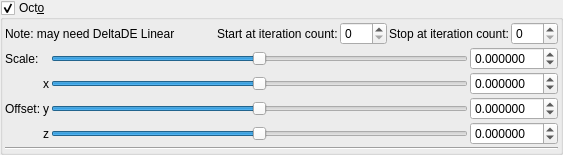
    <widget class="MyGroupBox" name="groupCheck_transf_function_enabledD_false">
     <property name="toolTip">
      <string/>
     </property>
     <property name="title">
      <string>Oct&amp;o</string>
     </property>
     <property name="checkable">
      <bool>true</bool>
     </property>
     <layout class="QVBoxLayout" name="verticalLayout_33" stretch="0,0,0">
      <property name="spacing">
       <number>2</number>
      </property>
      <property name="leftMargin">
       <number>2</number>
      </property>
      <property name="topMargin">
       <number>2</number>
      </property>
      <property name="rightMargin">
       <number>2</number>
      </property>
      <property name="bottomMargin">
       <number>2</number>
      </property>
      <item>
       <layout class="QGridLayout" name="gridLayout_70">
        <property name="spacing">
         <number>2</number>
        </property>
        <item row="1" column="2">
         <widget class="QLabel" name="label_253">
          <property name="text">
           <string>Start at iteration count:</string>
          </property>
         </widget>
        </item>
        <item row="1" column="3">
         <widget class="MySpinBox" name="spinboxInt_transf_start_iterations_D">
          <property name="sizePolicy">
           <sizepolicy hsizetype="Minimum" vsizetype="Maximum">
            <horstretch>0</horstretch>
            <verstretch>0</verstretch>
           </sizepolicy>
          </property>
          <property name="minimum">
           <number>0</number>
          </property>
          <property name="maximum">
           <number>999</number>
          </property>
          <property name="value">
           <number>0</number>
          </property>
         </widget>
        </item>
        <item row="1" column="6">
         <widget class="MySpinBox" name="spinboxInt_transf_stop_iterations_D">
          <property name="sizePolicy">
           <sizepolicy hsizetype="Preferred" vsizetype="Maximum">
            <horstretch>0</horstretch>
            <verstretch>0</verstretch>
           </sizepolicy>
          </property>
          <property name="maximum">
           <number>999</number>
          </property>
         </widget>
        </item>
        <item row="1" column="1">
         <spacer name="horizontalSpacer_48">
          <property name="orientation">
           <enum>Qt::Horizontal</enum>
          </property>
          <property name="sizeHint" stdset="0">
           <size>
            <width>40</width>
            <height>20</height>
           </size>
          </property>
         </spacer>
        </item>
        <item row="1" column="5">
         <widget class="QLabel" name="label_252">
          <property name="text">
           <string>Stop at iteration count:</string>
          </property>
         </widget>
        </item>
        <item row="1" column="0">
         <widget class="QLabel" name="label_264">
          <property name="text">
           <string>Note: may need DeltaDE Linear</string>
          </property>
         </widget>
        </item>
       </layout>
      </item>
      <item>
       <layout class="QGridLayout" name="gridLayout_71">
        <property name="spacing">
         <number>2</number>
        </property>
        <item row="2" column="3">
         <widget class="MyDoubleSpinBox" name="spinbox3_transf_offset_100_y">
          <property name="sizePolicy">
           <sizepolicy hsizetype="Minimum" vsizetype="Maximum">
            <horstretch>0</horstretch>
            <verstretch>0</verstretch>
           </sizepolicy>
          </property>
          <property name="prefix">
           <string/>
          </property>
          <property name="suffix">
           <string/>
          </property>
          <property name="decimals">
           <number>6</number>
          </property>
          <property name="minimum">
           <double>-99.989999999999995</double>
          </property>
          <property name="maximum">
           <double>99.989999999999995</double>
          </property>
          <property name="singleStep">
           <double>0.100000000000000</double>
          </property>
         </widget>
        </item>
        <item row="1" column="1">
         <widget class="QLabel" name="label_143">
          <property name="sizePolicy">
           <sizepolicy hsizetype="Preferred" vsizetype="Preferred">
            <horstretch>0</horstretch>
            <verstretch>0</verstretch>
           </sizepolicy>
          </property>
          <property name="text">
           <string notr="true">x</string>
          </property>
          <property name="alignment">
           <set>Qt::AlignRight|Qt::AlignTrailing|Qt::AlignVCenter</set>
          </property>
         </widget>
        </item>
        <item row="0" column="2">
         <widget class="QSlider" name="slider_transf_scaleA_2">
          <property name="sizePolicy">
           <sizepolicy hsizetype="Expanding" vsizetype="Maximum">
            <horstretch>0</horstretch>
            <verstretch>0</verstretch>
           </sizepolicy>
          </property>
          <property name="minimum">
           <number>-10000000</number>
          </property>
          <property name="maximum">
           <number>10000000</number>
          </property>
          <property name="value">
           <number>0</number>
          </property>
          <property name="sliderPosition">
           <number>0</number>
          </property>
          <property name="orientation">
           <enum>Qt::Horizontal</enum>
          </property>
         </widget>
        </item>
        <item row="3" column="1">
         <widget class="QLabel" name="label_148">
          <property name="sizePolicy">
           <sizepolicy hsizetype="Preferred" vsizetype="Preferred">
            <horstretch>0</horstretch>
            <verstretch>0</verstretch>
           </sizepolicy>
          </property>
          <property name="text">
           <string notr="true">z</string>
          </property>
          <property name="alignment">
           <set>Qt::AlignRight|Qt::AlignTrailing|Qt::AlignVCenter</set>
          </property>
         </widget>
        </item>
        <item row="0" column="0">
         <widget class="QLabel" name="label_263">
          <property name="text">
           <string>Scale:</string>
          </property>
         </widget>
        </item>
        <item row="0" column="3">
         <widget class="MyDoubleSpinBox" name="spinbox_transf_scaleA_2">
          <property name="sizePolicy">
           <sizepolicy hsizetype="Minimum" vsizetype="Maximum">
            <horstretch>0</horstretch>
            <verstretch>0</verstretch>
           </sizepolicy>
          </property>
          <property name="prefix">
           <string/>
          </property>
          <property name="suffix">
           <string/>
          </property>
          <property name="decimals">
           <number>6</number>
          </property>
          <property name="minimum">
           <double>-99.989999999999995</double>
          </property>
          <property name="maximum">
           <double>99.989999999999995</double>
          </property>
          <property name="singleStep">
           <double>0.100000000000000</double>
          </property>
         </widget>
        </item>
        <item row="3" column="2">
         <widget class="QSlider" name="slider3_transf_offset_100_z">
          <property name="sizePolicy">
           <sizepolicy hsizetype="Expanding" vsizetype="Maximum">
            <horstretch>0</horstretch>
            <verstretch>0</verstretch>
           </sizepolicy>
          </property>
          <property name="minimum">
           <number>-5000000</number>
          </property>
          <property name="maximum">
           <number>5000000</number>
          </property>
          <property name="singleStep">
           <number>1</number>
          </property>
          <property name="orientation">
           <enum>Qt::Horizontal</enum>
          </property>
         </widget>
        </item>
        <item row="2" column="2">
         <widget class="QSlider" name="slider3_transf_offset_100_y">
          <property name="sizePolicy">
           <sizepolicy hsizetype="Expanding" vsizetype="Maximum">
            <horstretch>0</horstretch>
            <verstretch>0</verstretch>
           </sizepolicy>
          </property>
          <property name="minimum">
           <number>-5000000</number>
          </property>
          <property name="maximum">
           <number>5000000</number>
          </property>
          <property name="singleStep">
           <number>1</number>
          </property>
          <property name="orientation">
           <enum>Qt::Horizontal</enum>
          </property>
         </widget>
        </item>
        <item row="1" column="3">
         <widget class="MyDoubleSpinBox" name="spinbox3_transf_offset_100_x">
          <property name="sizePolicy">
           <sizepolicy hsizetype="Minimum" vsizetype="Maximum">
            <horstretch>0</horstretch>
            <verstretch>0</verstretch>
           </sizepolicy>
          </property>
          <property name="prefix">
           <string/>
          </property>
          <property name="suffix">
           <string/>
          </property>
          <property name="decimals">
           <number>6</number>
          </property>
          <property name="minimum">
           <double>-99.989999999999995</double>
          </property>
          <property name="maximum">
           <double>99.989999999999995</double>
          </property>
          <property name="singleStep">
           <double>0.100000000000000</double>
          </property>
         </widget>
        </item>
        <item row="1" column="2">
         <widget class="QSlider" name="slider3_transf_offset_100_x">
          <property name="sizePolicy">
           <sizepolicy hsizetype="Preferred" vsizetype="Preferred">
            <horstretch>0</horstretch>
            <verstretch>0</verstretch>
           </sizepolicy>
          </property>
          <property name="minimum">
           <number>-5000000</number>
          </property>
          <property name="maximum">
           <number>5000000</number>
          </property>
          <property name="singleStep">
           <number>1</number>
          </property>
          <property name="orientation">
           <enum>Qt::Horizontal</enum>
          </property>
         </widget>
        </item>
        <item row="2" column="0">
         <widget class="QLabel" name="label_255">
          <property name="text">
           <string>Offset:</string>
          </property>
         </widget>
        </item>
        <item row="2" column="1">
         <widget class="QLabel" name="label_147">
          <property name="sizePolicy">
           <sizepolicy hsizetype="Preferred" vsizetype="Preferred">
            <horstretch>0</horstretch>
            <verstretch>0</verstretch>
           </sizepolicy>
          </property>
          <property name="text">
           <string notr="true">y</string>
          </property>
          <property name="alignment">
           <set>Qt::AlignRight|Qt::AlignTrailing|Qt::AlignVCenter</set>
          </property>
         </widget>
        </item>
        <item row="3" column="3">
         <widget class="MyDoubleSpinBox" name="spinbox3_transf_offset_100_z">
          <property name="sizePolicy">
           <sizepolicy hsizetype="Minimum" vsizetype="Maximum">
            <horstretch>0</horstretch>
            <verstretch>0</verstretch>
           </sizepolicy>
          </property>
          <property name="prefix">
           <string/>
          </property>
          <property name="suffix">
           <string/>
          </property>
          <property name="decimals">
           <number>6</number>
          </property>
          <property name="minimum">
           <double>-99.989999999999995</double>
          </property>
          <property name="maximum">
           <double>99.989999999999995</double>
          </property>
          <property name="singleStep">
           <double>0.100000000000000</double>
          </property>
         </widget>
        </item>
       </layout>
      </item>
      <item>
       <widget class="Line" name="line_62">
        <property name="orientation">
         <enum>Qt::Horizontal</enum>
        </property>
       </widget>
      </item>
     </layout>
    </widget>
